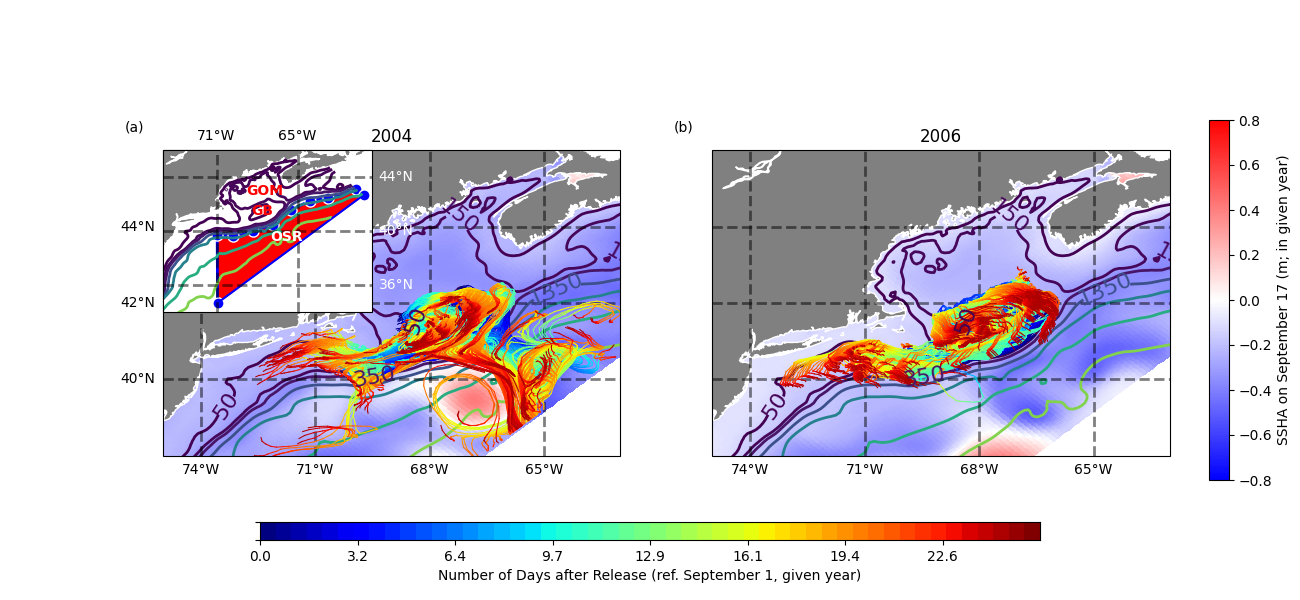

Reproduce this figure in Python.
#! /usr/bin/env python

def define_polygonD6(lonr,latr):
    import numpy as np
    from shapely.geometry.polygon import Polygon

    # we start with the 11 point mask polygonD5 
    
    #dd='/Users/sarahzedler/darwin/scripts/roms/vorticity/'
    f=np.load('polygonD5.npz') 
    
    X=f['IX']
    Y=f['IY']

    f.close()

    # remove next to last point 

    # we remove the next to last point     

    XD=np.zeros((10))
    YD=XD.copy()
    
    XD[:-2]=X[:-3]
    YD[:-2]=Y[:-3]

    XD[-2:]=X[-2:]
    YD[-2:]=Y[-2:]

    XD[-1]=X[-1]
    YD[-1]=Y[-1]
 
    LONR=np.zeros((10))
    LATR=LONR.copy()
    for ii in range(0,10):
        LONR[ii]=lonr[int(YD[ii]),int(XD[ii])]
        LATR[ii]=latr[int(YD[ii]),int(XD[ii])]

    polygon=Polygon([ (int(X[0]),int(Y[0])),(int(X[1]),int(Y[1])),(int(X[2]),int(Y[2])),(int(X[3]),int(Y[3])),(int(X[4]),int(Y[4])),(int(X[5]),int(Y[5])),(int(X[6]),int(Y[6])),(int(X[7]),int(Y[7])),(int(X[8]),int(Y[8])),(int(X[9]),int(Y[9]))])

    polygon2=Polygon([ (lonr[int(Y[0]),int(X[0])],latr[int(Y[0]),int(X[0])]),(lonr[int(Y[1]),int(X[1])],latr[int(Y[1]),int(X[1])]),(lonr[int(Y[2]),int(X[2])],latr[int(Y[2]),int(X[2])]),(lonr[int(Y[3]),int(X[3])],latr[int(Y[3]),int(X[3])]),(lonr[int(Y[4]),int(X[4])],latr[int(Y[4]),int(X[4])]),(lonr[int(Y[5]),int(X[5])],latr[int(Y[5]),int(X[5])]),(lonr[int(Y[6]),int(X[6])],latr[int(Y[6]),int(X[6])]),(lonr[int(Y[7]),int(X[7])],latr[int(Y[7]),int(X[7])]),(lonr[int(Y[8]),int(X[8])],latr[int(Y[8]),int(X[8])]),(lonr[int(Y[9]),int(X[9])],latr[int(Y[9]),int(X[9])])])

    return polygon,polygon2,LONR,LATR,XD,YD

import netCDF4
import numpy as np
import matplotlib as mpl
import matplotlib.pyplot as plt
import matplotlib.ticker as mticker
from matplotlib.patches import Polygon
import cartopy.crs as ccrs
import cartopy.feature as cfea
from cartopy.mpl.gridliner import LONGITUDE_FORMATTER, LATITUDE_FORMATTER
#from subroutine_polygonD6 import define_polygonD6

levels0=np.arange(50,200,100)
levels1=np.arange(350,5500,1000)
levs=np.hstack([levels0,levels1])

f=np.load('ssh_2004_2006.npz')
ssh2004data=f['ssh2004data'][:]
ssh2004mask=f['ssh2004mask'][:]
ssh2006data=f['ssh2006data'][:]
ssh2006mask=f['ssh2006mask'][:]
lon=f['lon'][:]
lat=f['lat'][:]
f.close()

ssh2004=np.ma.masked_array(ssh2004data,mask=ssh2004mask)
ssh2006=np.ma.masked_array(ssh2006data,mask=ssh2006mask)

# define polygon representing Off-Slope Region (OSR)
polygon,polygon2,LONPD,LATPD,Xdummy,Ydummy=define_polygonD6(lon,lat)

# GET BATHYMETRY for our domain
nc=netCDF4.Dataset('/Users/sarahzedler/darwin/roms/mabgom4_hycom.nc')
HGB=np.squeeze(nc.variables['h'][:])
nc.close()

lonGB=np.ma.masked_where(np.logical_or(lon<=-74,np.logical_or(lon>=-64,np.logical_or(lat<=38,lat>=46))),lon)
latGB=np.ma.masked_where(lonGB.mask==True,lat)

# load surface deployed Lagrangian particle trajectories 

f=np.load('XY_2004_2006.npz')
XCALL2004=f['XCALL2004'][:]
YCALL2004=f['YCALL2004'][:]
XCALL2006=f['XCALL2006'][:]
YCALL2006=f['YCALL2006'][:]
f.close()

# 50 12.43 hour time steps is 
# approx 26 days... 
tlen2=50
tt=np.arange(0,8)*tlen2/8 
ttide=np.arange(0,50)
t0days=ttide[0]*12.43/24

tl=np.zeros((10,tlen2))
for pp in range(0,10):
    tl[pp,:]=np.arange(0,tlen2)*12.43/24

tti=np.arange(0,tlen2)
tda=tti*12.43/24
td=np.interp(tt,tti,tda)
tstr=np.floor((td+t0days)*10)/10
xtl=[str(tstr[0]),str(tstr[1]),str(tstr[2]),str(tstr[3]),str(tstr[4]),str(tstr[5]),str(tstr[6]),str(tstr[7])]

JET=mpl.colormaps['jet'].resampled(52)

fig3=plt.figure(figsize=(13,6))
ax1=fig3.add_subplot(121,projection=ccrs.PlateCarree())
ax1.set_extent([np.min(lonGB),np.max(lonGB),np.min(latGB),np.max(latGB)],crs=ccrs.PlateCarree())
ax1.add_feature(cfea.NaturalEarthFeature('physical','land',color='gray',scale='10m',edgecolor='none'))
img3=ax1.pcolormesh(lon,lat,ssh2004,cmap='bwr',vmin=-0.8,vmax=0.8)
img2=ax1.contour(lonGB,latGB,HGB,levels=levs,linewidths=2,transform=ccrs.PlateCarree())
ax1.clabel(img2,levels=levs,fontsize=16)
ax1.add_feature(cfea.COASTLINE,edgecolor='white')
ax1.text(-76,46.5,'(a)')
gl=ax1.gridlines(crs=ccrs.PlateCarree(),linewidth=2,color='black',alpha=0.5,linestyle='--',draw_labels=True)
gl.top_labels=False
gl.right_labels=False
gl.left_labels=True
gl.bottom_labels=True
gl.xlines=True
gl.xlocator=mticker.FixedLocator([-80,-77,-74,-71,-68,-65])
gl.ylocator=mticker.FixedLocator([36,38,40,42,44,46])
gl.xformatter= LONGITUDE_FORMATTER
gl.yformatter=LATITUDE_FORMATTER
gl.xlabel_style={'color':'black','weight':'normal'}
gl.ylabel_style={'color':'black','weight':'normal'}

ax3=fig3.add_axes([0.2,0.1,0.6,0.03])
ax3.pcolormesh(tl,cmap='jet',vmin=0,vmax=np.max(tl))
ax3.set_xticks(np.arange(0,tlen2,tlen2/8))
ax3.set_xticklabels(xtl)
ax3.set_yticklabels('')
ax3.set_xlabel('Number of Days after Release (ref. September 1, given year)')
ax1.set_title('2004')
ax1.set_extent([-75,-63,38,46],crs=ccrs.PlateCarree())

ax4=fig3.add_subplot(122,projection=ccrs.PlateCarree())
ax4.set_extent([np.min(lonGB),np.max(lonGB),np.min(latGB),np.max(latGB)],crs=ccrs.PlateCarree())
ax4.add_feature(cfea.NaturalEarthFeature('physical','land',color='gray',scale='10m',edgecolor='none'))
img3=ax4.pcolormesh(lon,lat,ssh2006,cmap='bwr',vmin=-0.8,vmax=0.8)
img2=ax4.contour(lonGB,latGB,HGB,levels=levs,linewidths=2,transform=ccrs.PlateCarree())
ax4.clabel(img2,levels=levs,fontsize=16)
ax4.add_feature(cfea.COASTLINE,edgecolor='white')
ax4.text(-76,46.5,'(b)')
gl=ax4.gridlines(crs=ccrs.PlateCarree(),linewidth=2,color='black',alpha=0.5,linestyle='--',draw_labels=True)
gl.top_labels=False
gl.right_labels=False
gl.left_labels=False
gl.bottom_labels=True
gl.xlines=True
gl.xlocator=mticker.FixedLocator([-80,-77,-74,-71,-68,-65])
gl.ylocator=mticker.FixedLocator([36,38,40,42,44,46])
gl.xformatter= LONGITUDE_FORMATTER
gl.yformatter=LATITUDE_FORMATTER
gl.xlabel_style={'color':'black','weight':'normal'}
gl.ylabel_style={'color':'black','weight':'normal'}

for it in range(0,50):
    for iflt in range(0,1000):
        ax1.plot(XCALL2004[it:it+2,iflt],YCALL2004[it:it+2,iflt],'-',color=JET(it),linewidth='0.75')
ax4.set_title('2006')
ax4.set_extent([-75,-63,38,46],crs=ccrs.PlateCarree())

for it in range(0,50):
    for iflt in range(0,1000):
        ax4.plot(XCALL2006[it:it+2,iflt],YCALL2006[it:it+2,iflt],'-',color=JET(it),linewidth='0.75')
ax2=fig3.add_axes([0.93,0.2,0.015,0.6])
plt.colorbar(img3,cax=ax2,orientation="vertical")
ax2.set_ylabel('SSHA on September 17 (m; in given year)')
lonGB2=np.ma.masked_where(np.logical_or(lon<=-74,np.logical_or(lon>=-63,np.logical_or(lat<=38,lat>=46))),lon)
latGB2=np.ma.masked_where(lonGB.mask==True,lat)
ax7=fig3.add_axes([0.125*0.78,0.47*1.02,0.18*1.2,0.3*0.9],projection=ccrs.PlateCarree())
ax7.set_extent([np.min(lonGB2),np.max(lonGB2),np.min(latGB2),np.max(latGB2)],crs=ccrs.PlateCarree())
ax7.add_feature(cfea.NaturalEarthFeature('physical','land',color='gray',scale='10m',edgecolor='none'))
ax7.add_feature(cfea.COASTLINE,edgecolor='white')
for ii in range(0,10):
    ax7.plot(LONPD[ii:ii+2],LATPD[ii:ii+2],'b',linewidth=2)
x1=LONPD[0]
y1=LATPD[0]
x2=LONPD[-1]
y2=LATPD[-1]
msp=(y2-y1)/(x2-x1)
xx=np.arange(x1,x2,(x2-x1)/50)
yy=msp*(xx-x1)+y1
ax7.plot(LONPD,LATPD,'bo',markeredgecolor='w',markersize=8)
ax7.plot(xx,yy,'b-')
ax7.set_extent([-75,-59.5,34,46],crs=ccrs.PlateCarree())
pg=Polygon([[LONPD[0],LATPD[0]],[LONPD[1],LATPD[1]],[LONPD[2],LATPD[2]],[LONPD[3],LATPD[3]],[LONPD[4],LATPD[4]],[LONPD[5],LATPD[5]],[LONPD[6],LATPD[6]],[LONPD[7],LATPD[7]],[LONPD[8],LATPD[8]],[LONPD[9],LATPD[9]]],closed=True,hatch="X",color='r',fill=True)
ax7.add_artist(pg)
img2=ax7.contour(lonGB2,latGB2,HGB,levels=levs,linewidths=2,transform=ccrs.PlateCarree())
ax7.text(-68.4,41.2,'GB',fontsize=10,color='r',fontweight='bold')
ax7.text(-68.8,42.7,'GOM',fontsize=10,color='r',fontweight='bold')
ax7.text(-67,39.3,'OSR',fontsize=10,color='w',fontweight='bold')
gl=ax7.gridlines(crs=ccrs.PlateCarree(),linewidth=2,color='black',alpha=0.5,linestyle='--',draw_labels=True)
gl.top_labels=True
gl.bottom_labels=False
gl.left_labels=False
gl.right_labels=True
gl.xlines=True
gl.xlocator=mticker.FixedLocator([-71,-65])
gl.ylocator=mticker.FixedLocator([36,40,44,48])
gl.xformatter= LONGITUDE_FORMATTER
gl.yformatter=LATITUDE_FORMATTER
gl.xlabel_style={'color':'black','weight':'normal'}
gl.ylabel_style={'color':'white','weight':'normal'}

fig3.savefig('figure1.png')
